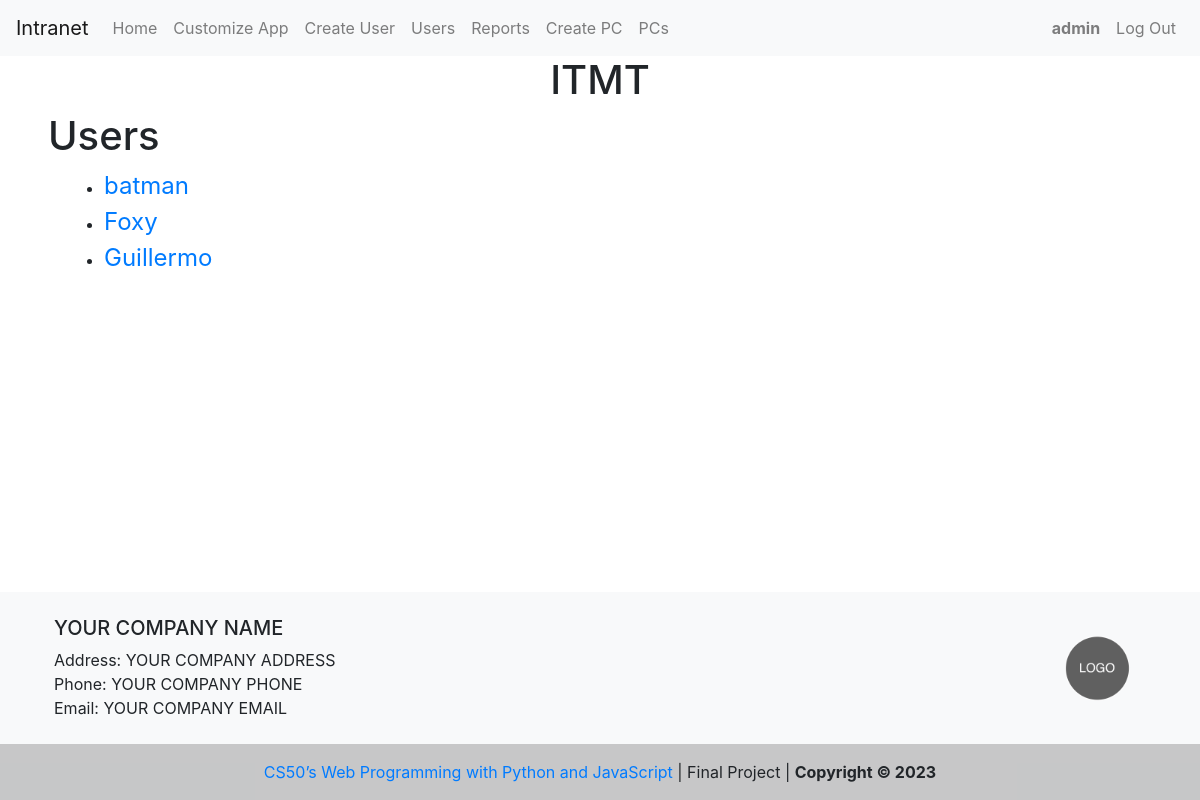
The app's page /users (signed in), older data.
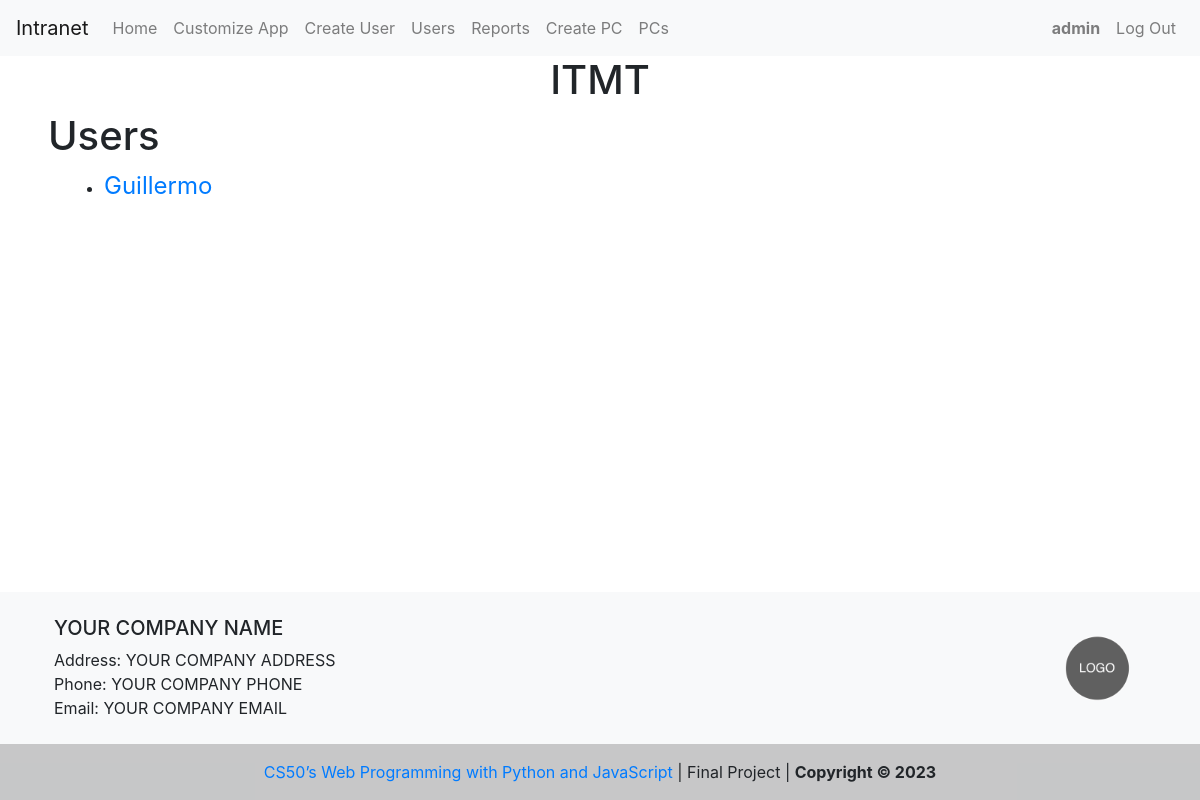
The same page, newer data.
### capstone/models.py (models this page shows)
class User(AbstractUser):
    pass

### capstone/views.py (the view)
# urls.py: path("users", views.users, name="users"),
@login_required
def users(request):
    users = (
        User.objects.all()
        .exclude(is_superuser=True)
        .exclude(username="admin")
        .order_by(Lower("username"))
    )
    return render(request, "capstone/users.html", {"users": users})

### capstone/context_processors.py (called while the page is built)
def footer_processor(request):
    footer = Footer.objects.first()
    return {
        "company_name": footer.company_name,
        "company_address": footer.company_address,
        "company_phone": footer.company_phone,
        "company_email": footer.company_email,
        "company_avatar": footer.company_avatar,
    }

### capstone/templates/capstone/users.html
{% extends "capstone/layout.html" %}
{% block body %}
 {% if user.is_authenticated %}
 {% if user.username == 'admin' %}
<div class="ml-5 mr-5">
  <h1>Users</h1>
  <ul class="ml-3">
    {% for user in users %}
    <li>
      <a class=' text-decoration-none fs-24' href="{% url 'user_profile' user %}">{{ user }}</a>
    </li>
    {% endfor %}
  </ul>
</div>
{% endif %}
{% endif %}
{% endblock %}

Row changes from the older to the newer data that the page shows:
removed User: username "batman"
removed User: username "Foxy"
